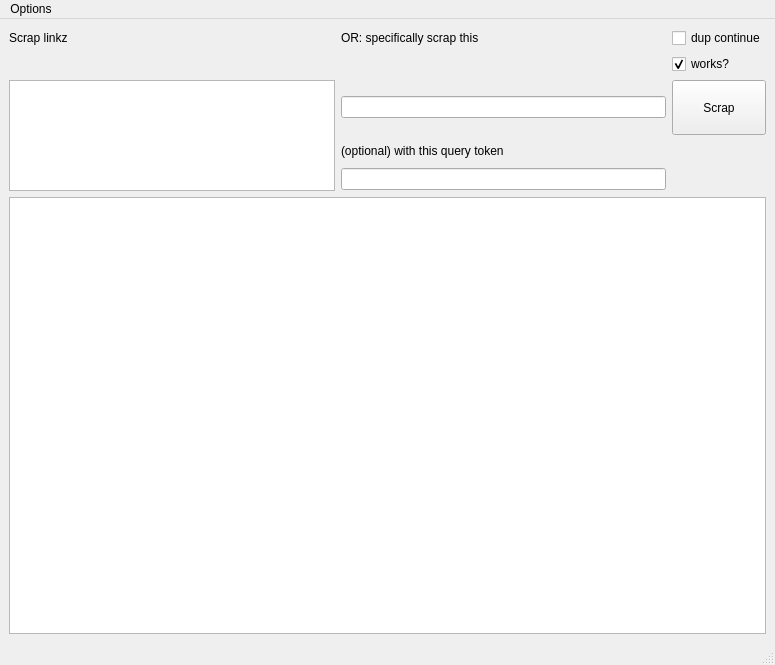
<?xml version="1.0" encoding="UTF-8"?>
<ui version="4.0">
 <class>MainWindow</class>
 <widget class="QMainWindow" name="MainWindow">
  <property name="geometry">
   <rect>
    <x>0</x>
    <y>0</y>
    <width>775</width>
    <height>665</height>
   </rect>
  </property>
  <property name="windowTitle">
   <string>insta_scrapper</string>
  </property>
  <widget class="QWidget" name="centralwidget">
   <property name="autoFillBackground">
    <bool>false</bool>
   </property>
   <layout class="QGridLayout" name="gridLayout">
    <item row="0" column="1">
     <widget class="QLabel" name="label_2">
      <property name="maximumSize">
       <size>
        <width>16777215</width>
        <height>20</height>
       </size>
      </property>
      <property name="text">
       <string>OR: specifically scrap this</string>
      </property>
     </widget>
    </item>
    <item row="0" column="2">
     <widget class="QCheckBox" name="checkBox">
      <property name="text">
       <string>dup continue</string>
      </property>
     </widget>
    </item>
    <item row="6" column="0" colspan="3">
     <widget class="QTextEdit" name="log">
      <property name="enabled">
       <bool>true</bool>
      </property>
      <property name="readOnly">
       <bool>true</bool>
      </property>
     </widget>
    </item>
    <item row="0" column="0">
     <widget class="QLabel" name="label">
      <property name="text">
       <string>Scrap linkz</string>
      </property>
     </widget>
    </item>
    <item row="4" column="1">
     <widget class="QLineEdit" name="scrap_ind_token"/>
    </item>
    <item row="2" column="0" rowspan="3">
     <widget class="QTextEdit" name="scrap_links">
      <property name="minimumSize">
       <size>
        <width>0</width>
        <height>111</height>
       </size>
      </property>
      <property name="lineWrapMode">
       <enum>QTextEdit::NoWrap</enum>
      </property>
     </widget>
    </item>
    <item row="2" column="2">
     <widget class="QPushButton" name="scrap_button">
      <property name="enabled">
       <bool>true</bool>
      </property>
      <property name="minimumSize">
       <size>
        <width>0</width>
        <height>55</height>
       </size>
      </property>
      <property name="text">
       <string>Scrap</string>
      </property>
     </widget>
    </item>
    <item row="2" column="1">
     <widget class="QLineEdit" name="scrap_ind_link"/>
    </item>
    <item row="3" column="1">
     <widget class="QLabel" name="label_3">
      <property name="maximumSize">
       <size>
        <width>16777215</width>
        <height>20</height>
       </size>
      </property>
      <property name="text">
       <string>(optional) with this query token</string>
      </property>
      <property name="alignment">
       <set>Qt::AlignLeading|Qt::AlignLeft|Qt::AlignVCenter</set>
      </property>
     </widget>
    </item>
    <item row="1" column="2">
     <widget class="QCheckBox" name="works_check">
      <property name="text">
       <string>works?</string>
      </property>
      <property name="checked">
       <bool>true</bool>
      </property>
     </widget>
    </item>
   </layout>
  </widget>
  <widget class="QMenuBar" name="menubar">
   <property name="geometry">
    <rect>
     <x>0</x>
     <y>0</y>
     <width>775</width>
     <height>22</height>
    </rect>
   </property>
   <widget class="QMenu" name="menuOptions">
    <property name="title">
     <string>Options</string>
    </property>
    <addaction name="actionSet_Query_URL"/>
    <addaction name="actionDebug"/>
   </widget>
   <addaction name="menuOptions"/>
  </widget>
  <widget class="QStatusBar" name="statusbar"/>
  <action name="actionSet_Query_URL">
   <property name="checkable">
    <bool>false</bool>
   </property>
   <property name="text">
    <string>Config</string>
   </property>
  </action>
  <action name="actionDebug">
   <property name="text">
    <string>Debug</string>
   </property>
  </action>
 </widget>
 <resources/>
 <connections/>
</ui>
